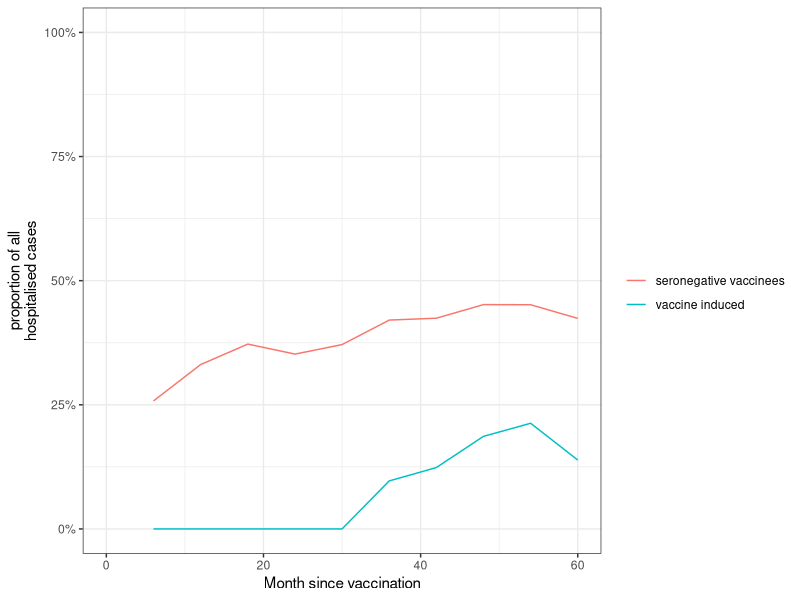
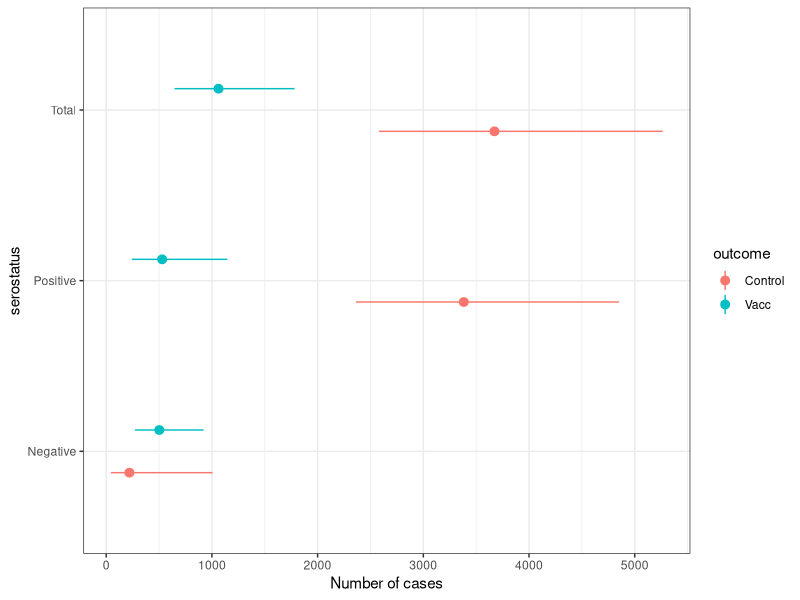
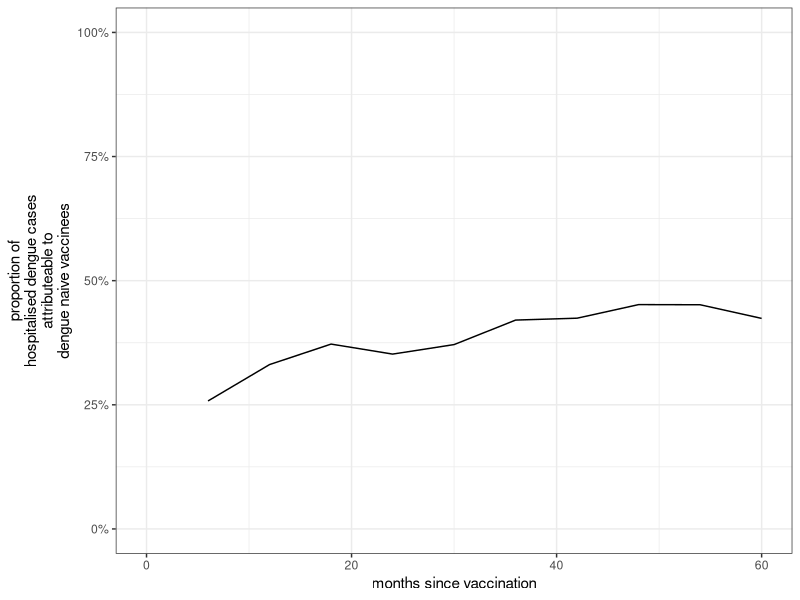
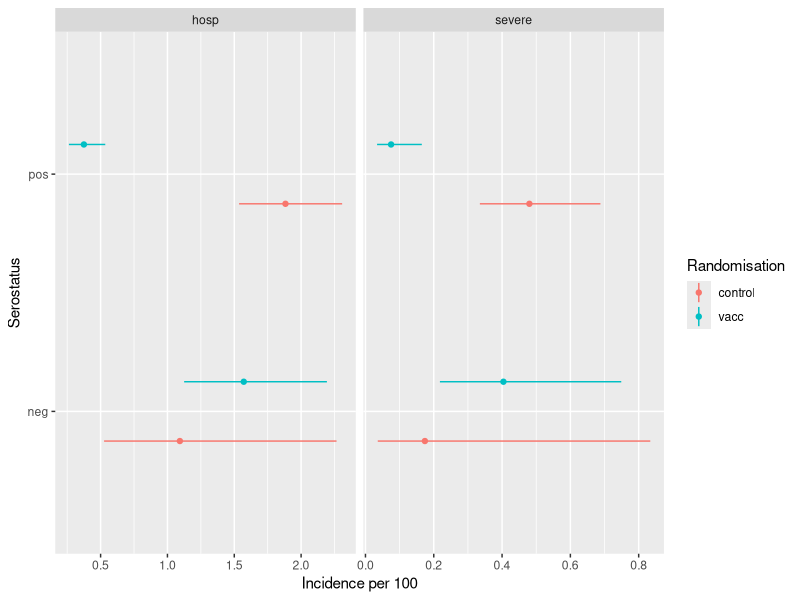
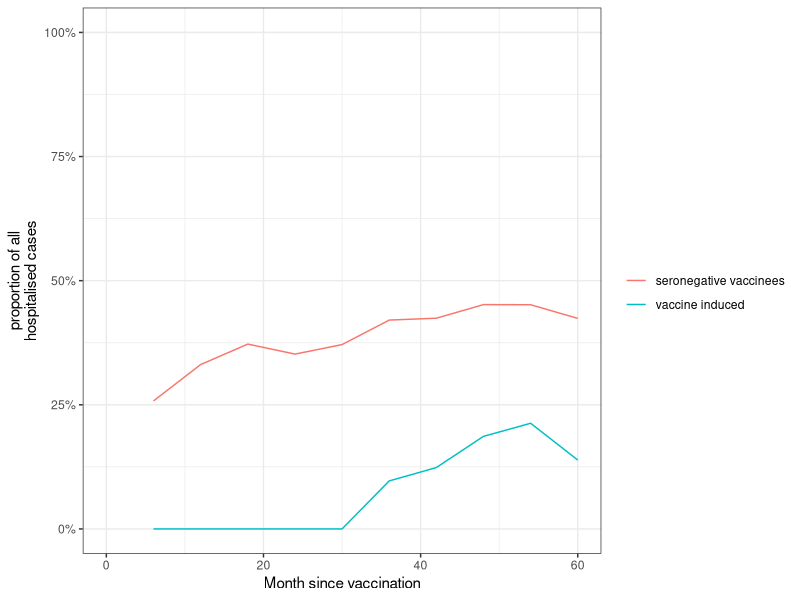
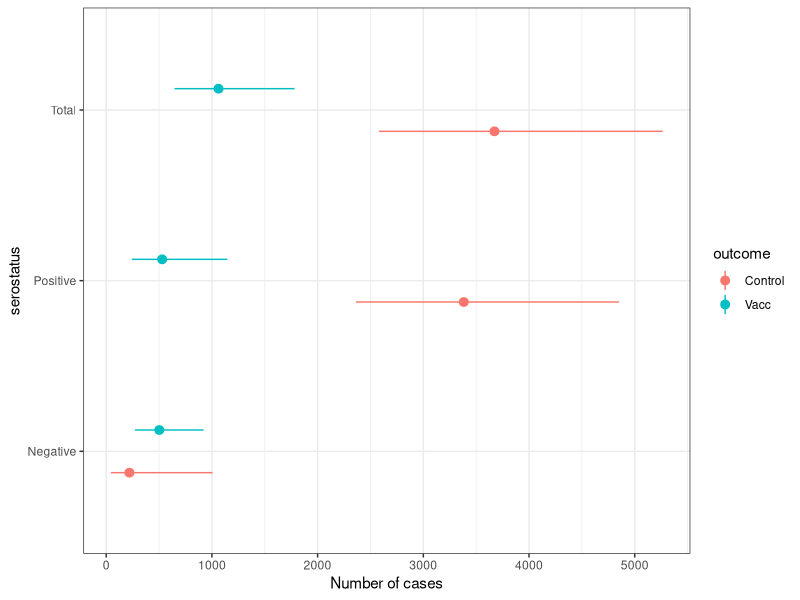
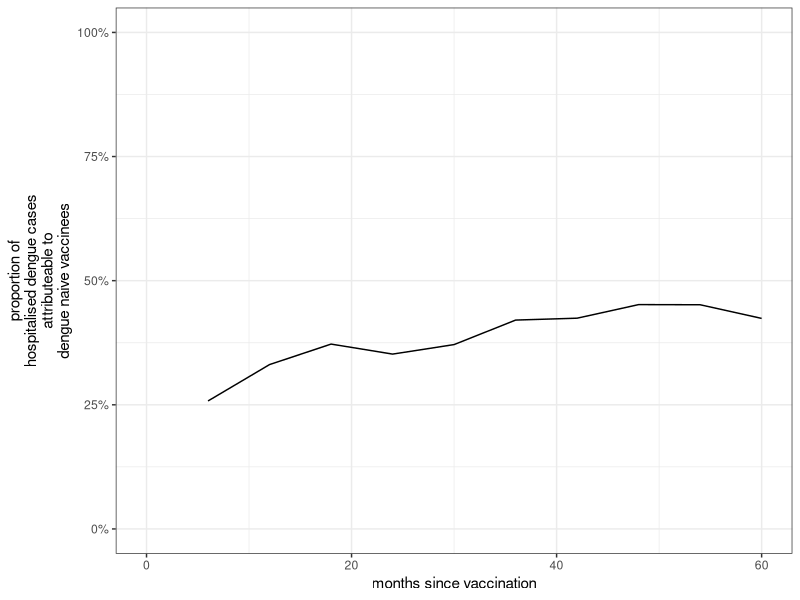

The R script that drew these images, in order:

# Expected relative proportion of breakthrough hospitalized dengue by serostatus in populations vaccinated with the CYD- tetravalent dengue vaccine in the Philippines
# written by Stefan Flasche using R version 3.5.3

# load packages
require(tidyverse)


# Data --------------------------------------------------------------------

# data: cumulative incidence over 5yrs observed in the trial and its stratification into 
#       seropositive and seronegative using PRNT50 with multiple imputation (in per 100). from Table S10
df <- tibble(no=1:8,
             randomisation = c("vacc","vacc","control","control","vacc","vacc","control","control"),
             serostatus = c("pos","neg","pos","neg","pos","neg","pos","neg"),
             outcome = c(rep("hosp",4),rep("severe",4)),
             incidence.ph.mid = c(.375,1.571,1.883,1.093,0.075,0.404,0.48,0.174),
             incidence.ph.lo = c(.263,1.125,1.536,.526,0.034,0.218,0.335,0.036),
             incidence.ph.hi = c(.535,2.193,2.307,2.265,0.165,0.749,0.688,0.834))

#seroprevalence Phil
sp=.85

# Cumulative proportion of 9-16y olds hospitalised with Dengue over time (0m - 60m). Digitalised from Sridhar Figure 3
df.time <- tibble(time = rep(c(0,6,12,18,24,30,36,42,48,54,60),4),
                  randomisation = c(rep("vacc",11*2),rep("control",11*2)),
                  serostatus = rep(c(rep("pos",11),rep("neg",11)),2),
                  incidence = c(0,0.031,0.051,0.061,0.113,0.153,0.184,0.235,0.276,0.307,0.368,
                                0,0.061,0.143,0.205,0.348,0.512,0.757,0.982,1.289,1.432,1.535,
                                0,0.143,0.307,0.573,0.982,1.125,1.350,1.514,1.678,1.739,1.862,
                                0,0.082,0.164,0.399,0.471,0.522,0.583,0.696,0.757,0.757,1.033),
                  No.at.Risk =c(1503,1490,1462,1453,1447,1434,1422,1403,1351,1284,1226,
                                375,374,368,366,364,361,358,350,339,322,311,
                                730,725,705,699,695,689,688,686,658,615,592,
                                207,207,201,199,199,195,194,192,185,174,167))
                  
# plot data
p.data <- df %>% ggplot(aes(x= serostatus, y = incidence.ph.mid, ymin = incidence.ph.lo, ymax = incidence.ph.hi,color=randomisation)) +
  geom_linerange(position=position_dodge(width = 0.5)) +
  geom_point(position=position_dodge(width = 0.5)) +
  facet_grid(.~outcome, scales = "free") +
  coord_flip() + ylab("incidence per 100") +
  labs(y = "Incidence per 100", x = "Serostatus", color = "Randomisation")
ggsave(filename = "Pics\\Fig1_Data.tiff",p.data ,unit="cm", width = 14, height = 5, compression = "lzw", dpi = 300)

# analyses

#increase in seroneg vaccinees
1.57/1.09
.404/.174#severe
#RR in seropo / seroneg controls
1.88/1.09
.48/.174#severe
#reduction in seropos vaccinees
1-0.375/1.88
1-.075/.48#severe

#cases averted in seropos vacc per 1 seroneg vacc case
.85*(1.88-.375) / (.15*(1.57-1.09))
.85*(.48-.075) / (.15*(.404-.174))#severe
# breakthrough among all hospitalised
0.85*.375  / (.85*.375 + .15*1.57)
0.85*.075  / (.85*.075 + .15*.404)#severe
#proportion of excess cases among the cases in seronegatives
1-1.09/1.57
1-.174/.404#severe

#calculate  proportion of cases attributeable to seronegative vaccinees
  #proportion of excess cases among the cases in seronegatives by time
  tmp = 1 - subset(df.time, randomisation=="control" & serostatus=="neg")$incidence / subset(df.time, randomisation=="vacc" & serostatus=="neg")$incidence
  tmp = tmp * (tmp>0)
  
df.prop = tibble(serostatus = c("neg","pos"),
                 prop = c(0.15,.85))
df.time %>% merge(df.prop) %>% 
  mutate(cases = incidence*prop*830000/100) %>% 
  select(serostatus:randomisation, cases) %>%
  spread(serostatus, cases) %>%
  mutate(propSeroNeg = neg/(pos+neg)) %>%
  filter(randomisation=="vacc") %>%
  mutate(propVaccINduced = propSeroNeg * tmp) %>%
  gather(key = "key", value="prop", -(time:pos)) %>%
  ggplot(aes(x=time, y=prop, color=key))+ 
  geom_line() + 
  coord_cartesian(ylim=c(0,1)) + 
  scale_y_continuous(labels = scales::percent) +
    scale_color_discrete(name = "", labels = c("seronegative vaccinees", "vaccine induced"))+
  theme_bw() +
  xlab("Month since vaccination") + ylab("proportion of all\nhospitalised cases")
ggsave(filename = "Pics\\Fig3_Data.tiff",unit="cm", width = 17, height = 7, compression = "lzw", dpi = 300)



##################### end of numbers in manuscript # start of previous work








# sample from lognormal distribution in which the 50%, 2.5% and 97.5% quanitles fit the observed mean, CI.lo and CI.hi respectively
LnfitSample <- function(input= c(mean=1, lo=.5, hi=2), N=10000){
  mean = input[1] %>% as.numeric()
  lo = input[2] %>% as.numeric()
  hi = input[3] %>% as.numeric()
  rlnorm(N, meanlog = log(mean), sdlog = (log(mean/lo) +  log(hi/mean))/2/1.96) %>%
    return()
}


# Analyses ----------------------------------------------------------

# calculate population impact of test and vaccinate strategy (no test = 100% sens, 0% spec)
CasesAverted <- function(seroPrevalence = .7, sensitivity = 1, specificity = 0, 
                         cohortSize=100000, df.tmp = df, outcm = "hosp"){
  df.tmp = df.tmp %>% filter(outcome == outcm)
  Inc.SeroPos.Vacc <- df.tmp %>% filter(randomisation=="vacc" & serostatus =="pos") %>% 
    select(incidence.ph.mid:incidence.ph.hi) %>% LnfitSample()
  Inc.SeroPos.Cont <- df.tmp %>% filter(randomisation=="control" & serostatus =="pos") %>% 
    select(incidence.ph.mid:incidence.ph.hi) %>% LnfitSample()
  Inc.SeroNeg.Vacc <- df.tmp %>% filter(randomisation=="vacc" & serostatus =="neg") %>% 
    select(incidence.ph.mid:incidence.ph.hi) %>% LnfitSample()
  Inc.SeroNeg.Cont <- df.tmp %>% filter(randomisation=="control" & serostatus =="neg") %>% 
    select(incidence.ph.mid:incidence.ph.hi) %>% LnfitSample()
  
  CasesNoVaccSeroPos = cohortSize * seroPrevalence * Inc.SeroPos.Cont / 100
  CasesNoVaccSeroNeg = cohortSize * (1-seroPrevalence) * Inc.SeroNeg.Cont / 100
  CasesVaccSeroPos = cohortSize * seroPrevalence * Inc.SeroPos.Vacc / 100
  CasesVaccSeroNeg = cohortSize * (1-seroPrevalence) * Inc.SeroNeg.Vacc / 100
  
  CasesAvertedSeroPos = cohortSize * seroPrevalence * sensitivity * (Inc.SeroPos.Cont - Inc.SeroPos.Vacc) / 100
  CasesAvertedSeroNeg = cohortSize * (1-seroPrevalence) * (1 - specificity) * (Inc.SeroNeg.Cont - Inc.SeroNeg.Vacc) /100
  
  df_res <- tibble(seroPrevalence, sensitivity, specificity, outcm, 
                   CasesNoVaccSeroPos, CasesNoVaccSeroNeg,
                   CasesNoVaccTotal = CasesNoVaccSeroPos + CasesNoVaccSeroNeg,
                   CasesVaccSeroPos, CasesVaccSeroNeg,
                   CasesVaccTotal = CasesVaccSeroPos + CasesVaccSeroNeg,
                   CasesAvertedSeroPos, CasesAvertedSeroNeg, 
                   CasesAvertedTotal = CasesAvertedSeroPos + CasesAvertedSeroNeg)
  return(df_res)
}

# calculate cases exspected and averted in Phillippines
res <- CasesAverted(seroPrevalence = .85, sensitivity = 1, specificity = 0, cohortSize=830000, df.tmp = df, outcm = "severe") %>%
  gather(key, value, -(seroPrevalence:outcm)) %>% 
  group_by(key) %>% summarise(mid = median(value), 
                              lo = quantile(value, probs = 0.025),
                              hi = quantile(value, probs = 0.975)) %>% 
  mutate(outcome = rep(c("Averted","Control","Vacc"),each=3)) %>%
  mutate(serostatus = rep(c("Negative", "Positive", "Total"), 3))
res
res %>% filter(outcome != "Averted") %>%
  ggplot(aes(x=serostatus, y=mid, ymin=lo, ymax=hi, color = outcome)) +
    geom_pointrange(position=position_dodge(width = 0.5)) + 
    coord_flip() + ylab("Number of cases") + 
    theme_bw()
ggsave(filename = "Pics\\Fig2_Data.tiff",unit="cm", width = 17, height = 7, compression = "lzw", dpi = 300)



# proportion seropos
CasesAverted(seroPrevalence = .85, sensitivity = 1, specificity = 0, cohortSize=830000, df.tmp = df, outcm = "severe") %>%
  mutate(prop_Neg_vac = CasesVaccSeroNeg/CasesVaccTotal) %>%
  mutate(prop_Neg_Novac = CasesNoVaccSeroNeg/CasesNoVaccTotal) %>%
  select("prop_Neg_vac","prop_Neg_Novac") %>%
  gather(key, value) %>% group_by(key) %>% summarise(mid = median(value),
                                                     lo = quantile(value, probs = 0.025),
                                                     hi = quantile(value, probs = 0.975)) 

#calculate  proportion of cases attributeable to seronegative vaccinees
df.prop = tibble(serostatus = c("neg","pos"),
                 prop = c(0.15,.85))
df.time.plot <- df.time %>% merge(df.prop) %>% 
  mutate(cases = incidence*prop*830000/100) %>% 
  select(serostatus:randomisation, cases) %>%
  spread(serostatus, cases) %>%
  mutate(propSeroNeg = neg/(pos+neg)) %>%
  filter(randomisation == "vacc") 
df.time.plot %>%
  ggplot(aes(x=time, y=propSeroNeg))+
    geom_line() + 
    coord_cartesian(ylim=c(0,1)) + 
    scale_y_continuous(labels = scales::percent) +
    theme_bw() +
    xlab("months since vaccination") + ylab("proportion of\nhospitalised dengue cases\nattributeable to\ndengue naive vaccinees")
ggsave(filename = "Pics\\Fig3_Data.tiff",unit="cm", width = 12, height = 7, compression = "lzw", dpi = 300)
